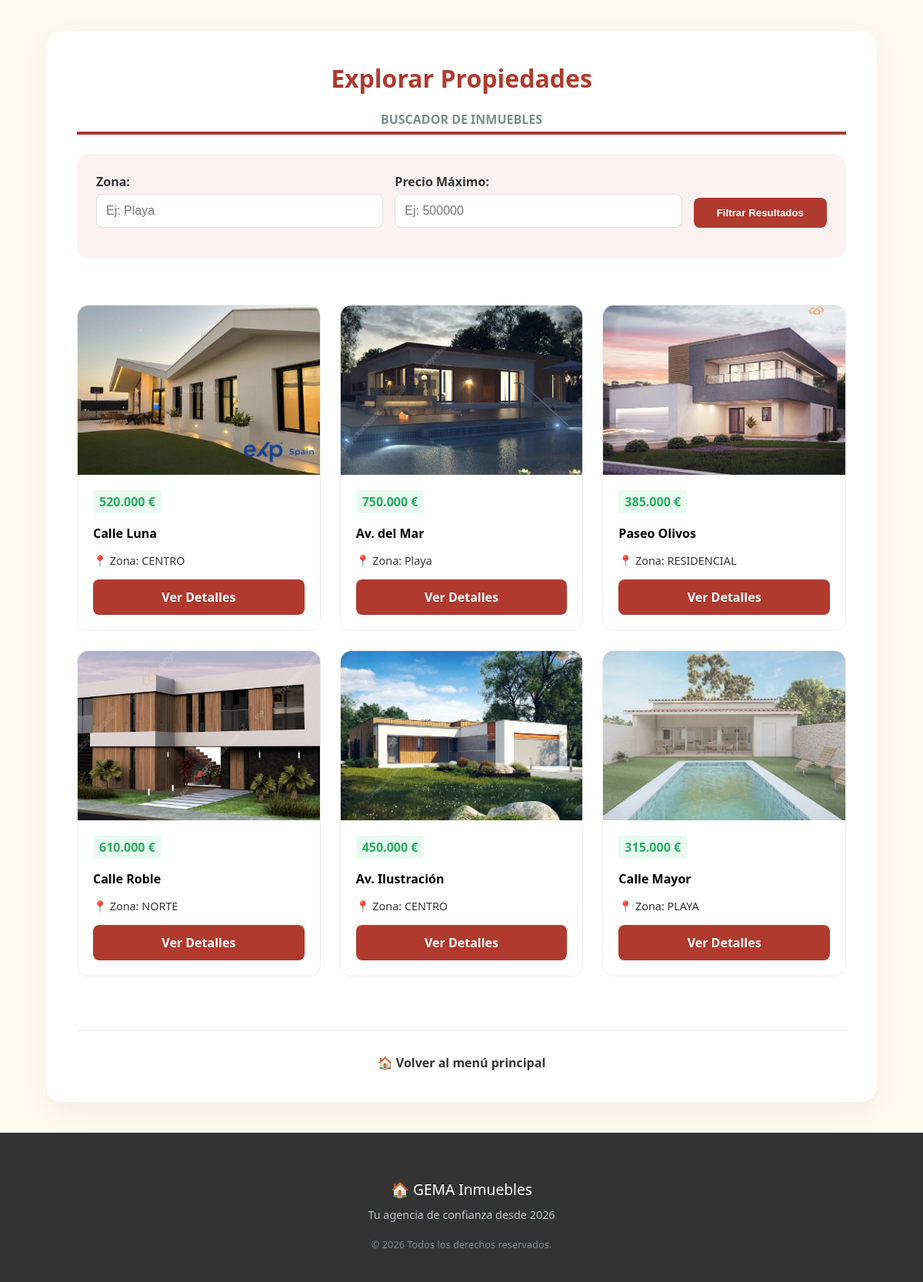
Page /cliente/comprador/buscar_pisos.php (signed in) on the committed database.
### tables this page shows
CREATE TABLE `pisos` (
  `Codigo_piso` int(11) NOT NULL,
  `calle` varchar(40) NOT NULL,
  `numero` int(11) NOT NULL,
  `piso` int(11) NOT NULL,
  `puerta` varchar(5) NOT NULL,
  `cp` int(11) NOT NULL,
  `metros` int(11) NOT NULL,
  `zona` varchar(15) DEFAULT NULL,
  `precio` decimal(10,2) NOT NULL,
  `imagen` varchar(100) NOT NULL,
  `usuario_id` int(11) DEFAULT NULL
);

### cliente/comprador/buscar_pisos.php (the view, shortened to what this page needs)
<?php
require_once "../../config/conexion.php";
$zona = $_GET['zona'] ?? '';
$precio_max = $_GET['precio_max'] ?? '';
$sql = "SELECT * FROM pisos WHERE 1=1";
$res = mysqli_query($conn, $sql);
$pisos = [];
if($res){
    $pisos = mysqli_fetch_all($res, MYSQLI_ASSOC);
}
?>
<!DOCTYPE html>
<html lang="es">
<head>
    <link rel="stylesheet" href="../../css/estilos.css">
    <link rel="stylesheet" href="../../css/cliente.css">
</head>
<body>
    <div class="caja-principal" style="max-width: 1000px;">
        <div class="panel-header vendedor-header">
            <h1 class="titulo-hola">Explorar Propiedades</h1>
            <p class="texto-rol">BUSCADOR DE INMUEBLES</p>
        </div>
        <div class="form-seccion" style="background: #fdf2f2; padding: 25px; border-radius: 15px; margin-bottom: 40px;">
            <form method="GET" action=""
                style="display: flex; gap: 15px; justify-content: center; align-items: flex-end; flex-wrap: wrap;">
                <div style="flex: 1; min-width: 200px;">
                    <label class="label-bold">Zona:</label>
                    <input type="text" name="zona" class="input-gema" value="<?php echo htmlspecialchars($zona); ?>"
                        placeholder="Ej: Playa">
                </div>
                <div style="flex: 1; min-width: 200px;">
                    <label class="label-bold">Precio Máximo:</label>
                    <input type="number" name="precio_max" class="input-gema"
                        value="<?php echo htmlspecialchars($precio_max); ?>" placeholder="Ej: 500000">
                </div>
                <button type="submit" class="boton-gema" style="width: auto; margin-bottom: 15px; padding: 12px 30px;">
                    Filtrar Resultados
                </button>
            </form>
        </div>
        <div class="contenedor-grid">
            <?php if(!empty($pisos)): ?>
            <?php foreach($pisos as $piso): ?>
            <div class="piso-card">
                <div class="piso-img-container">
                    <img src="../../img/<?php echo $piso['imagen']; ?>" alt="Propiedad">
                </div>
                <div style="padding: 20px; text-align: left;">
                    <span class="precio-tag">
                        <?php echo number_format($piso['precio'], 0, ',', '.'); ?> €
                    </span>
                    <p style="margin: 15px 0;"><strong><?php echo htmlspecialchars($piso['calle']); ?></strong></p>
                    <p class="info-item" style="font-size: 0.9rem;">📍 Zona:
                        <?php echo htmlspecialchars($piso['zona']); ?></p>
                    <a href="ver_piso.php?codigo=<?php echo $piso['Codigo_piso']; ?>" class="boton-gema"
                        style="display: block; text-align: center; margin-top: 15px;">
                        Ver Detalles
                    </a>
                </div>
            </div>
            <?php endforeach; ?>
            <?php else: ?>
            <div style="grid-column: 1 / -1; padding: 50px;">
                <p style="color: #999; font-size: 1.2rem;">No se encontraron propiedades con esos criterios.</p>
            </div>
            <?php endif; ?>
        </div>
        <div class="separador-footer">
            <a href="../menu.php" class="nav-link" style="font-weight: bold;">🏠 Volver al menú principal</a>
        </div>
    </div>
    <footer class="footer-gema">
        <p class="footer-logo">🏠 GEMA Inmuebles</p>
        <p class="footer-subtexto">Tu agencia de confianza desde 2026</p>
        <div class="footer-copyright">
            &copy; <?php echo date('Y'); ?> Todos los derechos reservados.
        </div>
    </footer>
</body>
</html>

### css/estilos.css (style rules this page uses)
body { background-color: #fffaf0; margin: 0; font-family: 'Segoe UI', Tahoma, Geneva, Verdana, sans-serif; display: flex; flex-direction: column; min-height: 100vh; }
h1, h2, h3 { margin-top: 0; }
.caja-principal { background: white; padding: 40px; border-radius: 20px; box-shadow: 0 10px 40px rgba(0,0,0,0.06); max-width: 800px; width: 90%; margin: 40px auto; text-align: center; }
.boton-gema { background-color: #b03a2e; color: white !important; padding: 12px 25px; border-radius: 8px; text-decoration: none; display: inline-block; font-weight: bold; border: none; cursor: pointer; transition: background-color 0.3s, transform 0.2s; }
.input-gema, .select-gema { width: 100%; padding: 12px; margin-bottom: 15px; border: 1px solid #ddd; border-radius: 8px; box-sizing: border-box; font-size: 1rem; }
.texto-rol { color: #7f8c8d; font-weight: bold; margin-bottom: 5px; }
.titulo-hola { color: #b03a2e; margin-top: 0; }
.separador-footer { margin-top: 50px; border-top: 1px solid #eee; padding-top: 30px; width: 100%; }
.nav-link { text-decoration: none; color: #333; font-weight: 500; }
.footer-gema { background-color: #333; color: white; text-align: center; padding: 40px 20px; margin-top: auto; }
.contenedor-grid { display: grid; grid-template-columns: repeat(auto-fill, minmax(280px, 1fr)); gap: 25px; padding: 20px 0; }
.piso-card { border: 1px solid #eee; border-radius: 15px; overflow: hidden; background: #fff; display: flex; flex-direction: column; transition: transform 0.3s ease, box-shadow 0.3s ease; }
.piso-img-container { width: 100%; height: 220px; }
.piso-img-container img { width: 100%; height: 100%; object-fit: cover; }
.info-item { margin-bottom: 10px; color: #333; font-size: 1.1rem; }
.form-seccion { text-align: left; margin-top: 25px; margin-bottom: 10px; }
.label-bold { display: block; font-weight: bold; color: #333; margin-bottom: 5px; text-align: left; }
.precio-tag { color: #27ae60; font-weight: bold; background: #eafaf1; padding: 4px 8px; border-radius: 4px; display: inline-block; }
.footer-logo { font-size: 1.2rem; margin-bottom: 10px; }
.footer-subtexto { color: #bdc3c7; font-size: 0.9rem; margin: 5px 0; }
.footer-copyright { margin-top: 20px; font-size: 0.8rem; color: #7f8c8d; }

### css/cliente.css (style rules this page uses)
.boton-gema { background-color: #b03a2e; color: white !important; padding: 12px 25px; border-radius: 8px; font-weight: bold; cursor: pointer; }
.vendedor-header { border-bottom: 4px solid #b03a2e; }

### rows in the picture
pisos: imagen (picture), precio "520.000", calle "Calle Luna", zona "CENTRO"
pisos: imagen (picture), precio "750.000", calle "Av. del Mar", zona "Playa"
pisos: imagen (picture), precio "385.000", calle "Paseo Olivos", zona "RESIDENCIAL"
pisos: imagen (picture), precio "610.000", calle "Calle Roble", zona "NORTE"
pisos: imagen (picture), precio "450.000", calle "Av. Ilustración", zona "CENTRO"
pisos: imagen (picture), precio "315.000", calle "Calle Mayor", zona "PLAYA"
